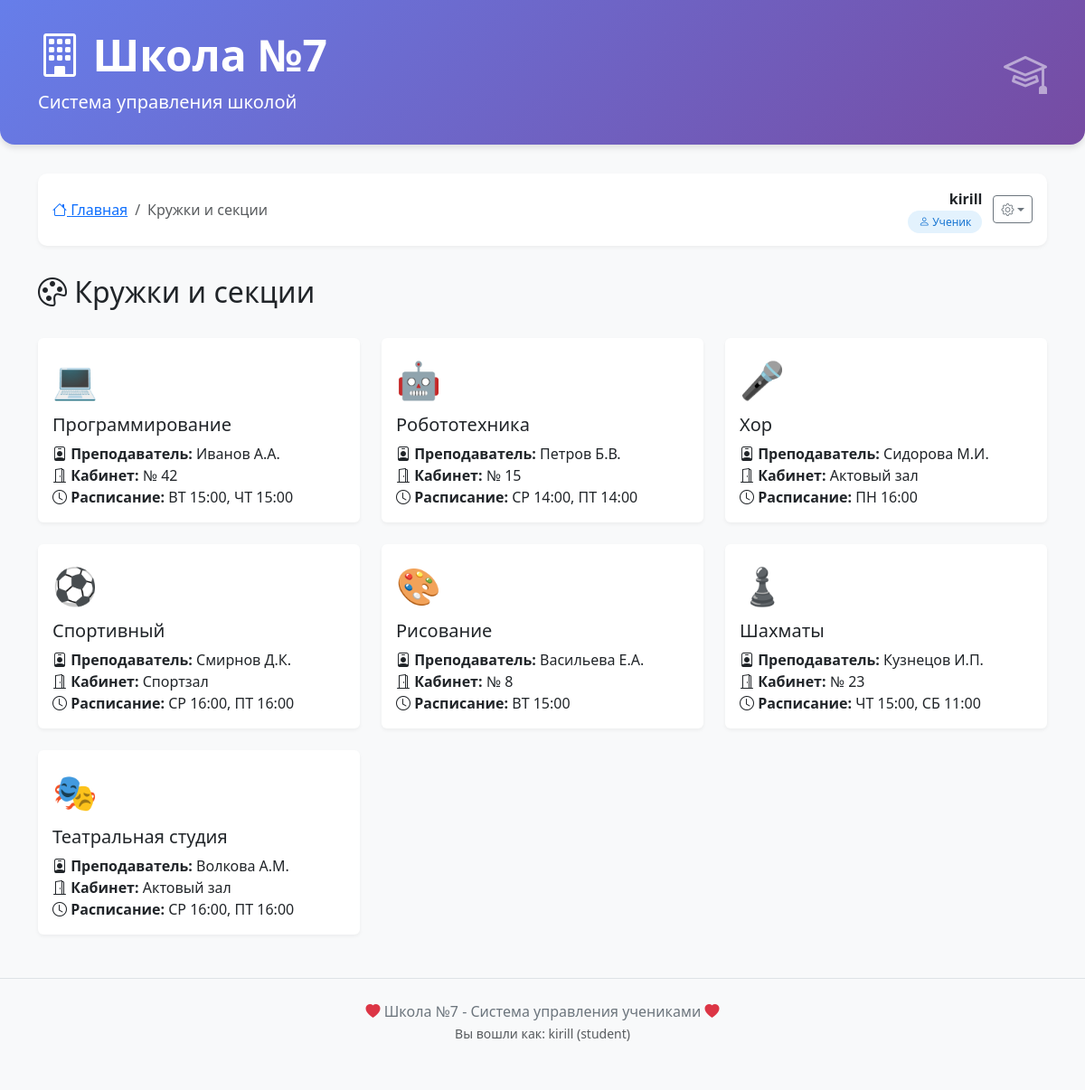
/clubs (signed in), run on the app's committed database.
### database.py (models this page shows)
class UserDB(Base):
    __tablename__ = "users"
    id = Column(Integer, primary_key=True, index=True)
    username = Column(String, unique=True, index=True, nullable=False)
    password = Column(String, nullable=False)
    role = Column(Enum(UserRole), default=UserRole.STUDENT, nullable=False)
    student_id = Column(Integer, ForeignKey("students.id"), nullable=True)  # УБРАТЬ unique=True
    vk_id = Column(String, nullable=True)
    student = relationship("StudentDB", back_populates="user")
    created_at = Column(String, default=lambda: datetime.now().strftime("%d.%m.%Y %H:%M"))

class ClubDB(Base):
    __tablename__ = "clubs"
    id = Column(Integer, primary_key=True, index=True)
    name = Column(String)
    teacher = Column(String)
    room = Column(String)
    schedule = Column(String)
    students = relationship("StudentDB", secondary="student_clubs", back_populates="clubs")

### main.py (the view)
@app.get("/clubs", response_class=HTMLResponse)
async def list_clubs(
        request: Request,
        db: Session = Depends(get_db),
        current_user: Optional[UserDB] = Depends(get_current_user_from_session)
):
    if not current_user:
        return RedirectResponse(url="/login", status_code=303)
    clubs = db.query(ClubDB).all()
    return templates.TemplateResponse(
        "clubs_list.html",
        {
            "request": request,
            "clubs": clubs,
            "title": "Кружки и секции",
            "current_user": current_user
        }
    )

### templates/clubs_list.html (shortened to what this page needs)
{% extends "base.html" %}
{% block breadcrumb_items %}
<li class="breadcrumb-item active">Кружки и секции</li>
{% endblock %}
{% block content %}
<div class="d-flex justify-content-between align-items-center mb-4">
    <h2><i class="bi bi-palette"></i> {{ title }}</h2>
</div>
{% if clubs %}
<div class="row g-4">
    {% for club in clubs %}
    <div class="col-md-4 col-sm-6">
        <div class="card club-card h-100">
            <div class="card-body">
                <div class="club-icon mb-2" style="font-size: 2.5rem;">
                    {% if "Программ" in club.name %}💻
                    {% elif "Робот" in club.name %}🤖
                    {% elif "Хор" in club.name %}🎤
                    {% elif "Спорт" in club.name %}⚽
                    {% elif "Рисование" in club.name %}🎨
                    {% elif "Шахмат" in club.name %}♟️
                    {% elif "Театр" in club.name %}🎭
                    {% else %}🎯{% endif %}
                </div>
                <h5 class="card-title">{{ club.name }}</h5>
                <p class="card-text">
                    <i class="bi bi-person-badge"></i> <strong>Преподаватель:</strong> {{ club.teacher }}<br>
                    <i class="bi bi-door-open"></i> <strong>Кабинет:</strong> {{ club.room }}<br>
                    <i class="bi bi-clock"></i> <strong>Расписание:</strong> {{ club.schedule or 'Уточняется' }}
                </p>
            </div>
        </div>
    </div>
    {% endfor %}
</div>
{% endif %}
{% endblock %}

### templates/base.html (shortened to what this page needs)
<!DOCTYPE html>
<html lang="ru">
<head>
    <link href="https://cdn.jsdelivr.net/npm/bootstrap@5.3.0/dist/css/bootstrap.min.css" rel="stylesheet">
    <link rel="stylesheet" href="https://cdn.jsdelivr.net/npm/bootstrap-icons@1.11.0/font/bootstrap-icons.css">
</head>
<body>
    {% if not hide_header %}
    <div class="school-header">
        <div class="container">
            <div class="d-flex justify-content-between align-items-center">
                <div>
                    <h1 class="display-5 fw-bold"><i class="bi bi-building"></i> {{ school_name | default('Школа №7') }}</h1>
                    <p class="lead mb-0">{% block header_subtitle %}Система управления школой{% endblock %}</p>
                </div>
                <div><i class="bi bi-mortarboard" style="font-size: 3rem; opacity: 0.5;"></i></div>
            </div>
        </div>
    </div>
    {% endif %}
    <div class="container main-content">
        {% if current_user and not hide_nav %}
        <div class="navbar-custom">
            <div class="d-flex justify-content-between align-items-center flex-wrap">
                <div>
                    <nav aria-label="breadcrumb">
                        <ol class="breadcrumb mb-0">
                            <li class="breadcrumb-item"><a href="/"><i class="bi bi-house"></i> Главная</a></li>
                            {% block breadcrumb_items %}{% endblock %}
                        </ol>
                    </nav>
                </div>
                <div class="user-badge">
                    <div class="text-end">
                        <strong>{{ current_user.username }}</strong><br>
                        <small>
                            {% if current_user.role.value == 'student' %}
                                <span class="role-badge role-student"><i class="bi bi-person"></i> Ученик</span>
                            {% elif current_user.role.value == 'teacher' %}
                                <span class="role-badge role-teacher"><i class="bi bi-person-badge"></i> Учитель</span>
                            {% elif current_user.role.value == 'admin' %}
                                <span class="role-badge role-admin"><i class="bi bi-shield-lock"></i> Администратор</span>
                            {% endif %}
                        </small>
                    </div>
                    <div class="dropdown">
                        <button class="btn btn-outline-secondary btn-sm dropdown-toggle" type="button" data-bs-toggle="dropdown"><i class="bi bi-gear"></i></button>
                    </div>
                </div>
            </div>
        </div>
        {% endif %}
        {% block content %}{% endblock %}
    </div>
    {% if not hide_footer %}
    <footer class="footer">
        <div class="container">
            <p class="mb-0"><i class="bi bi-heart-fill text-danger"></i> Школа №7 - Система управления учениками <i class="bi bi-heart-fill text-danger"></i></p>
            <small class="text-muted">{% if current_user %}Вы вошли как: {{ current_user.username }} ({{ current_user.role.value }}){% else %}<a href="/login">Войти в систему</a>{% endif %}</small>
        </div>
    </footer>
    {% endif %}
</body>
</html>

### templates/base.html (style rules this page uses)
* { margin: 0; padding: 0; box-sizing: border-box; }
body { background-color: #f8f9fa; padding-bottom: 2rem; min-height: 100vh; display: flex; flex-direction: column; font-family: 'Segoe UI', sans-serif; }
.main-content { flex: 1; }
.school-header { background: linear-gradient(135deg, #667eea 0%, #764ba2 100%); color: white; padding: 2rem 0; margin-bottom: 2rem; border-radius: 0 0 1rem 1rem; box-shadow: 0 4px 6px rgba(0,0,0,0.1); }
.navbar-custom { background: white; box-shadow: 0 2px 4px rgba(0,0,0,0.05); margin-bottom: 2rem; border-radius: 10px; padding: 1rem; }
.user-badge { display: flex; align-items: center; gap: 0.75rem; }
.role-badge { font-size: 0.75rem; padding: 0.25rem 0.75rem; border-radius: 20px; font-weight: 500; }
.role-student { background-color: #e3f2fd; color: #1976d2; }
.club-card { transition: transform 0.2s; border: none; box-shadow: 0 2px 4px rgba(0,0,0,0.05); height: 100%; }
.club-icon { font-size: 2rem; margin-right: 1rem; }
.footer { margin-top: 3rem; padding: 1.5rem 0; text-align: center; color: #6c757d; border-top: 1px solid #dee2e6; }

### data on the page
UserDB: username "kirill", role.value "student"
ClubDB: name "Программирование", teacher "Иванов А.А.", room "№ 42", schedule "ВТ 15:00, ЧТ 15:00"
ClubDB: name "Робототехника", teacher "Петров Б.В.", room "№ 15", schedule "СР 14:00, ПТ 14:00"
ClubDB: name "Хор", teacher "Сидорова М.И.", room "Актовый зал", schedule "ПН 16:00"
ClubDB: name "Спортивный", teacher "Смирнов Д.К.", room "Спортзал", schedule "СР 16:00, ПТ 16:00"
ClubDB: name "Рисование", teacher "Васильева Е.А.", room "№ 8", schedule "ВТ 15:00"
ClubDB: name "Шахматы", teacher "Кузнецов И.П.", room "№ 23", schedule "ЧТ 15:00, СБ 11:00"
ClubDB: name "Театральная студия", teacher "Волкова А.М.", room "Актовый зал", schedule "СР 16:00, ПТ 16:00"

### other printed values
{{ school_name | default('Школа №7') }} "Школа №7"
{{ title }} "Кружки и секции"
